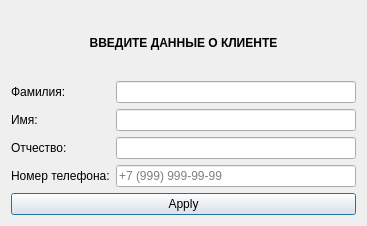
<?xml version="1.0" encoding="UTF-8"?>
<ui version="4.0">
 <class>dialog_insert_client</class>
 <widget class="QDialog" name="dialog_insert_client">
  <property name="geometry">
   <rect>
    <x>0</x>
    <y>0</y>
    <width>367</width>
    <height>226</height>
   </rect>
  </property>
  <property name="windowTitle">
   <string>Добавление записи</string>
  </property>
  <layout class="QGridLayout" name="gridLayout_2">
   <item row="2" column="0">
    <widget class="QPushButton" name="pushButton">
     <property name="enabled">
      <bool>true</bool>
     </property>
     <property name="text">
      <string>Apply</string>
     </property>
     <property name="checkable">
      <bool>true</bool>
     </property>
     <property name="checked">
      <bool>false</bool>
     </property>
     <property name="autoExclusive">
      <bool>true</bool>
     </property>
    </widget>
   </item>
   <item row="1" column="0">
    <layout class="QGridLayout" name="gridLayout">
     <item row="3" column="0">
      <widget class="QLabel" name="label_5">
       <property name="text">
        <string>Номер телефона:</string>
       </property>
      </widget>
     </item>
     <item row="2" column="1">
      <widget class="QLineEdit" name="lineEdit_3"/>
     </item>
     <item row="2" column="0">
      <widget class="QLabel" name="patronymic">
       <property name="styleSheet">
        <string notr="true">font: 13pt &quot;.AppleSystemUIFont&quot;;</string>
       </property>
       <property name="text">
        <string>Отчество:</string>
       </property>
      </widget>
     </item>
     <item row="1" column="1">
      <widget class="QLineEdit" name="lineEdit_2"/>
     </item>
     <item row="1" column="0">
      <widget class="QLabel" name="name">
       <property name="text">
        <string>Имя:</string>
       </property>
      </widget>
     </item>
     <item row="0" column="0">
      <widget class="QLabel" name="surname">
       <property name="text">
        <string>Фамилия:</string>
       </property>
      </widget>
     </item>
     <item row="0" column="1">
      <widget class="QLineEdit" name="lineEdit_1"/>
     </item>
     <item row="3" column="1">
      <widget class="QLineEdit" name="lineEdit_5">
       <property name="placeholderText">
        <string>+7 (999) 999-99-99</string>
       </property>
      </widget>
     </item>
    </layout>
   </item>
   <item row="0" column="0">
    <widget class="QLabel" name="label_8">
     <property name="styleSheet">
      <string notr="true">font: 20pt &quot;.AppleSystemUIFont&quot;;</string>
     </property>
     <property name="text">
      <string>&lt;html&gt;&lt;head/&gt;&lt;body&gt;&lt;p align=&quot;center&quot;&gt;&lt;span style=&quot; font-weight:600;&quot;&gt;ВВЕДИТЕ ДАННЫЕ О КЛИЕНТЕ&lt;/span&gt;&lt;/p&gt;&lt;/body&gt;&lt;/html&gt;</string>
     </property>
     <property name="textFormat">
      <enum>Qt::AutoText</enum>
     </property>
     <property name="alignment">
      <set>Qt::AlignCenter</set>
     </property>
     <property name="margin">
      <number>10</number>
     </property>
    </widget>
   </item>
  </layout>
 </widget>
 <resources/>
 <connections/>
</ui>
